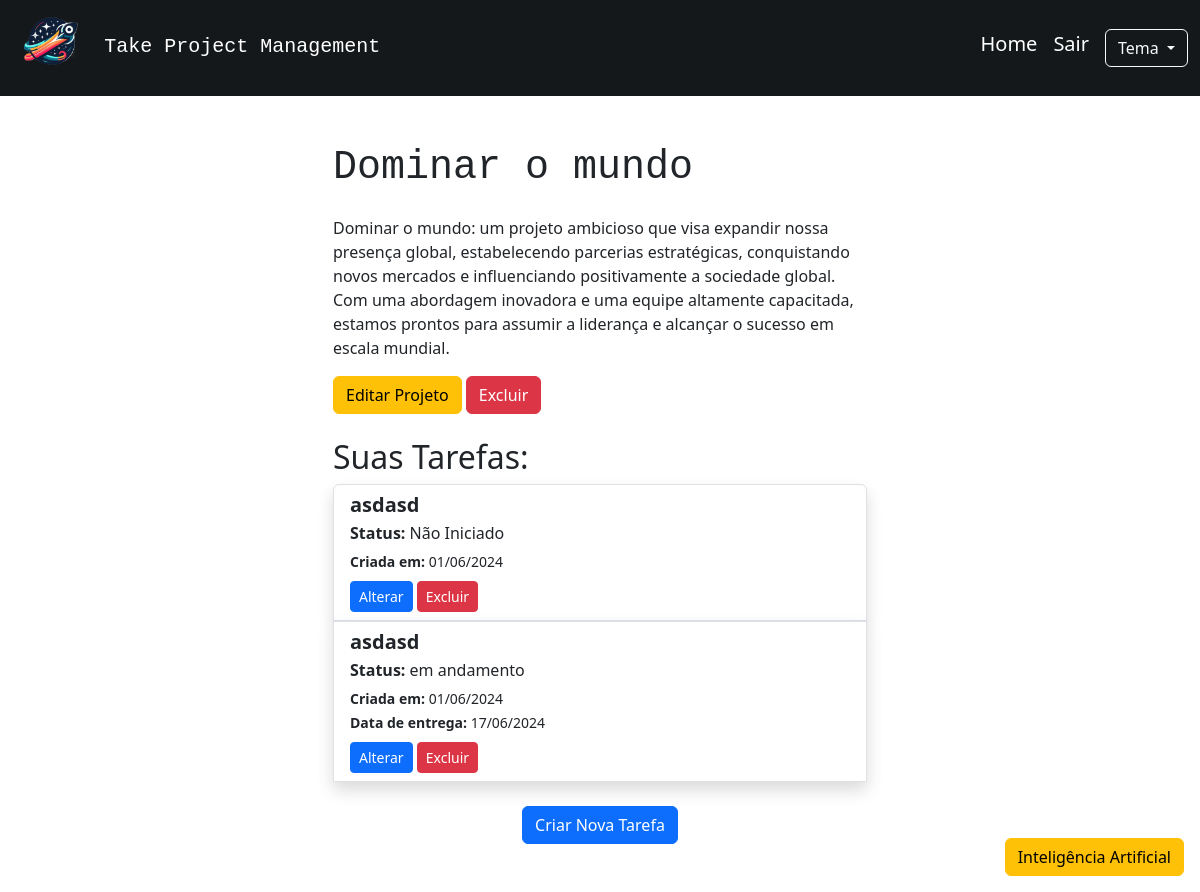
/projeto/1 (signed in), run on an earlier commit of the app's database.
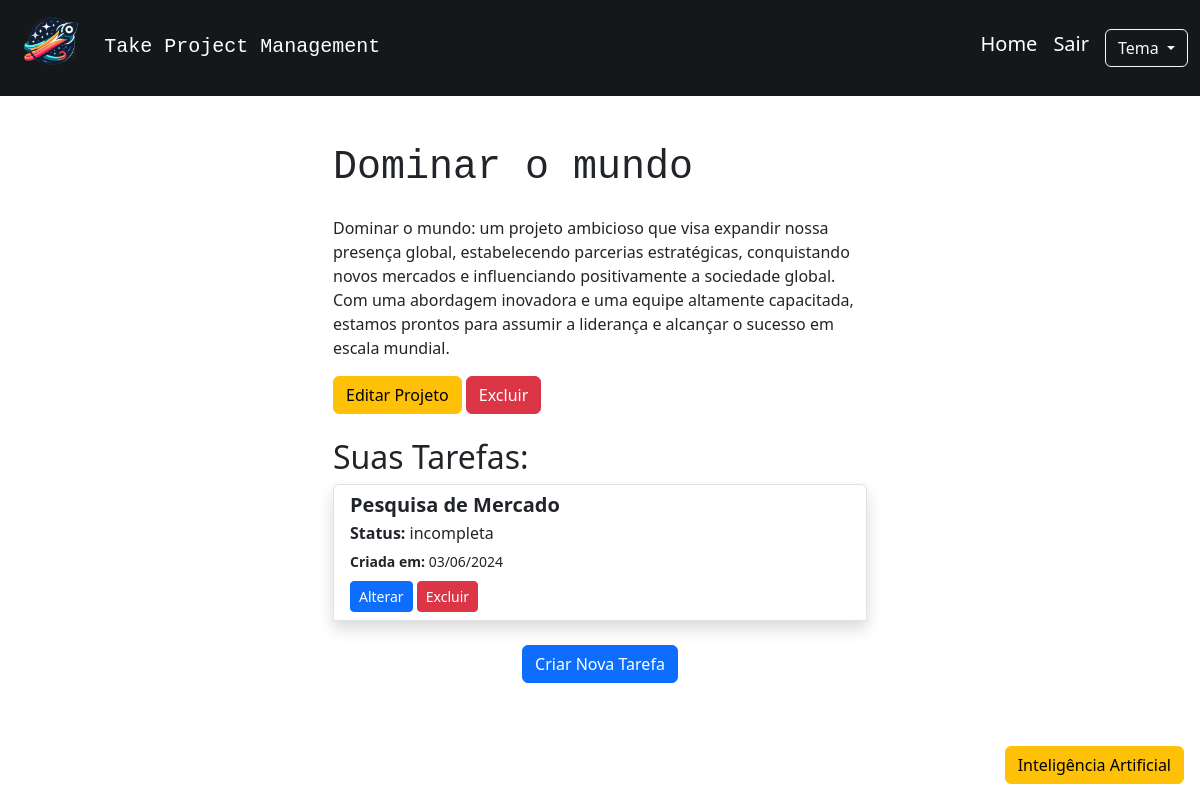
And on a later commit of the database.
### app.py (models this page shows, shortened)
class Projeto(db.Model):
    __tablename__ = 'projeto'
    id = db.Column(db.Integer, primary_key=True)
    nome_projeto = db.Column(db.String(80), nullable=False)
    descricao_projeto = db.Column(db.String())
    usuario_id = db.Column(db.Integer, db.ForeignKey('usuario.id'), nullable=False)
    usuario = db.relationship('Usuario', backref=db.backref('projetos', lazy=True))
    tarefas = db.relationship('Tarefa', backref='projeto_rel', cascade="all, delete-orphan", lazy=True)

class Tarefa(db.Model):
    __tablename__ = 'tarefa'
    id = db.Column(db.Integer, primary_key=True)
    nome_tarefa = db.Column(db.String(80), nullable=False)
    status = db.Column(db.String(30), nullable=False, default='incompleta')
    data_criacao = db.Column(db.DateTime, nullable=False, default=lambda: datetime.now())
    data_entrega = db.Column(db.DateTime)
    projeto_id = db.Column(db.Integer, db.ForeignKey('projeto.id'), nullable=False)
    projeto = db.relationship('Projeto', backref=db.backref('projeto_rel', lazy=True))

### app.py (the view)
@app.route('/projeto/<int:projeto_id>', methods=['GET'])
def projeto_especifico(projeto_id):
    if not ('usuario_id' in session):
        flash('Você precisa estar logado para acessar esta página', 'warning')
        return redirect(url_for('index'))
    if not VerificarPermissoes.verificar_permissao_projeto(projeto_id):
        return redirect(url_for('index'))
    projeto = Projeto.query.get(projeto_id)
    if not projeto:
        flash('O projeto especificado não foi encontrado', 'danger')
        return redirect(url_for('index'))
    return render_template('projeto_especifico.html', projeto=projeto)

### app.py (called while the page is built)
    @staticmethod
    def verificar_permissao_projeto(projeto_id):
        projeto = Projeto.query.filter_by(id=projeto_id, usuario_id=session['usuario_id']).first()
        if not projeto:
            flash('Você não tem permissão para acessar este projeto.', 'danger')
            return False
        return True

### templates/projeto_especifico.html (shortened to what this page needs)
{% extends 'base.html' %}
{% block content %}
<div class="container">
    <div class="row justify-content-center">
        <div class="col-md-6">
            <h1 class="mb-4 font-monospace">{{ projeto.nome_projeto }}</h1>
            <p class="card-text ">{% if projeto.descricao_projeto %} {{ projeto.descricao_projeto }} {% endif %}</p>
            <button type="button" class="btn btn-warning" data-bs-toggle="modal" data-bs-target="#modalEditarProjeto{{ projeto.id }}">
                Editar Projeto
            </button>
            <button type="button" class="btn btn-danger" data-bs-toggle="modal" data-bs-target="#modalExcluirProjeto{{ projeto.id }}">
                Excluir
            </button>
            <h2 class="mt-4">Suas Tarefas:</h2>
            <div class="list-group">
                {% for tarefa in projeto.tarefas %}
                    <div class="list-group-item shadow">
                        <h5 class="mb-1"><b>{{ tarefa.nome_tarefa }}</b></h5>
                        <p class="mb-1 mt-1"><b>Status:</b> {{ tarefa.status }}</p>
                        <small><b>Criada em: </b>{{ tarefa.data_criacao.strftime('%d/%m/%Y') }}</small> <br>
                        {% if tarefa.data_entrega %}
                            <small> <b>Data de entrega: </b>{{ tarefa.data_entrega.strftime('%d/%m/%Y') }}</small>
                        {% endif %}
                        <div class="mt-2">
                            <button class="btn btn-sm btn-primary" data-bs-toggle="modal" data-bs-target="#modalAlterarTarefa{{ tarefa.id }}">Alterar</button>
                                <button type="button" class="btn btn-sm btn-danger" data-bs-toggle="modal" data-bs-target="#modalExcluirTarefa{{ tarefa.id }}">Excluir</button>
                        </div>
                    </div>
                {% endfor %}
            </div>
            <div class="text-center mt-4">
                <button type="button" class="btn btn-primary" data-bs-toggle="modal" data-bs-target="#modalCriarTarefa">
                    Criar Nova Tarefa
                </button>
            </div>
        </div>
    </div>
</div>
<div class="position-fixed bottom-0 end-0 m-3">
    <button type="button" class="btn btn-warning" data-bs-toggle="modal" data-bs-target="#modalAcoesIA">
        Inteligência Artificial
    </button>
</div>
{% endblock %}

### templates/base.html (shortened to what this page needs)
<!DOCTYPE html>
<html lang="pt-br" data-bs-theme="{{ session['tema'] }}">
<head>
    <link href="https://cdn.jsdelivr.net/npm/bootstrap@5.3.3/dist/css/bootstrap.min.css" rel="stylesheet">
</head>
<body>
    <header class="navbar navbar-expand-lg" style="background-color: #15181a">
        <div class="container">
            <div class="row">
                <div class="col-lg">
                    <a href="{{ url_for('index') }}"> <img style="width: 80px; height: 80px;" src="{{ url_for('static', filename='img/logo_take.png') }}" alt=""></a>
                    <a class="navbar-brand p-2 font-monospace text-white" href="{{ url_for('index') }}">Take Project Management</a>
                </div>
            </div>
        </div>
        <nav class="navbar">
            <div class="container">
                <div class="d-flex w-100 justify-content-between align-items-center">
                    <ul class="navbar-nav">
                        <li class="nav-item">
                            <a href="{{ url_for('index') }}" class="navbar-brand text-white">Home</a>
                        </li>
                        {% if 'usuario_id' in session %}
                            <li class="nav-item">
                                <a href="{{ url_for('sair') }}" class="navbar-brand text-white">Sair</a>
                            </li>
                        {% endif %}
                        <li class="nav-item">
                            <div class="dropdown">
                                <button class="btn btn-outline-light dropdown-toggle" type="button" id="dropdownMenuButtonDark" data-bs-toggle="dropdown" aria-expanded="false">
                                    Tema
                                </button>
                            </div>
                        </li>
                    </ul>
                </div>
            </div>
        </nav>
    </header>
    <main class="container my-5">
        {% block content %}{% endblock %}
    </main>
</body>
</html>

What changed in the data, as far as the page shows it:
removed Tarefa: nome_tarefa "asdasd", status "Não Iniciado", data_criacao "01/06/2024"
removed Tarefa: nome_tarefa "asdasd", status "em andamento", data_criacao "01/06/2024", data_entrega "17/06/2024"
now on this page (row edited): Tarefa: nome_tarefa "Pesquisa de Mercado", status "incompleta", data_criacao "03/06/2024"
